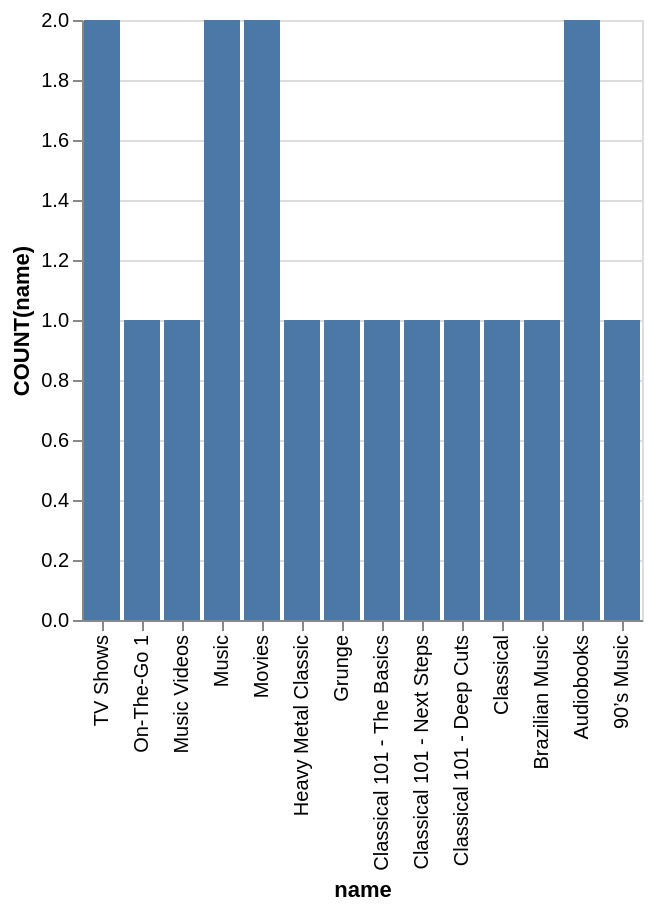

This figure's Vega-Lite source:
### Vega-Lite specification from a JSON file in a GitHub repository (floating-point values rounded to 4 significant figures)
{"data": {"values": [{"x_data": "TV Shows", "y_data": 2}, {"x_data": "On-The-Go 1", "y_data": 1}, {"x_data": "Music Videos", "y_data": 1}, {"x_data": "Music", "y_data": 2}, {"x_data": "Movies", "y_data": 2}, {"x_data": "Heavy Metal Classic", "y_data": 1}, {"x_data": "Grunge", "y_data": 1}, {"x_data": "Classical 101 - The Basics", "y_data": 1}, {"x_data": "Classical 101 - Next Steps", "y_data": 1}, {"x_data": "Classical 101 - Deep Cuts", "y_data": 1}, {"x_data": "Classical", "y_data": 1}, {"x_data": "Brazilian Music", "y_data": 1}, {"x_data": "Audiobooks", "y_data": 2}, {"x_data": "90’s Music", "y_data": 1}]}, "mark": "bar", "encoding": {"x": {"field": "x_data", "type": "nominal", "title": "name", "sort": "descending"}, "y": {"field": "y_data", "type": "quantitative", "title": "COUNT(name)"}}}
